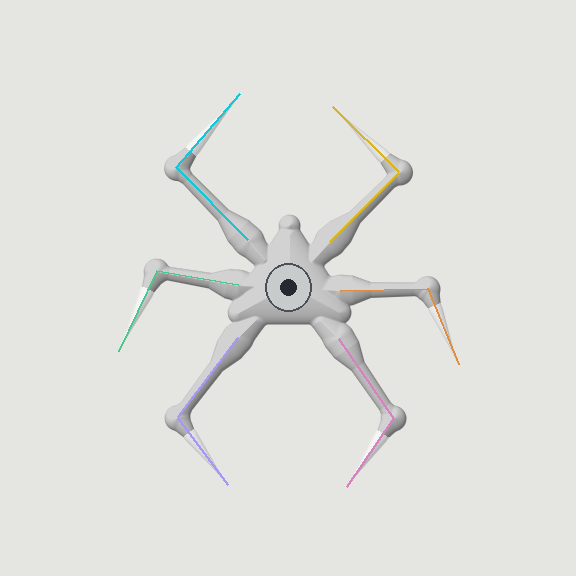
#> input picture Concepts/Unused/Visual/StalkerRedraw12/mid50-bone-volume-guide.png, 576 x 576 px; its folder holds only this picture in this run
$ python review_quad.py mid50-bone-volume-guide.png mid50-volume-guide.png
#> lines starting #> are read from the running program, lines starting #| are printed output that depends on the picture; after the words box and inside, x2 and y2 are one past the last pixel; in counts of white or black regions, pixels touching at a corner belong together
"""Read full-cell sprite drawings, align entire frame to fixed eye pivot, inspect.

No limb surgery/UV/RGB painting. Only allowed detached alpha1/2 cleanup.
"""
from pathlib import Path
from PIL import Image,ImageFilter,ImageDraw
import numpy as np,json,sys
OUT=Path(__file__).resolve().parent

def center(im):
    ar=np.array(im);mask=(ar[:,:,:3].max(2)<55)&(ar[:,:,3]>160)
    yy,xx=np.indices(mask.shape);mask &= (xx>220)&(xx<350)&(yy>230)&(yy<345)
    seen=set();cc=[]
    for y,x in zip(*np.nonzero(mask)):
        if (y,x) in seen:continue
        q=[(y,x)];seen.add((y,x));component=[]
        while q:
            py,px=q.pop();component.append((px,py))
            for dy,dx in [(1,0),(-1,0),(0,1),(0,-1)]:
                ny,nx=py+dy,px+dx
                if 0<=ny<576 and 0<=nx<576 and mask[ny,nx] and (ny,nx) not in seen:seen.add((ny,nx));q.append((ny,nx))
        cc.append(component)
    c=max(cc,key=len);return np.mean(c,axis=0).tolist()

def ssim(a,b):
    a=a.astype(float)/255;b=b.astype(float)/255
    ma=a.mean((0,1));mb=b.mean((0,1));va=a.var((0,1));vb=b.var((0,1));cov=((a-ma)*(b-mb)).mean((0,1))
    return float(np.mean((2*ma*mb+.01**2)*(2*cov+.03**2)/((ma*ma+mb*mb+.01**2)*(va+vb+.03**2))))

def whole_scale(im,s):
    size=round(576*s);scaled=im.resize((size,size),Image.Resampling.LANCZOS)
    out=Image.new('RGBA',(576,576));out.alpha_composite(scaled,(round(288-288*s),round(287-287*s)));return out

def extract(file,tag):
#> called with tag = 'mid50-volume-guide.png'
    sheet=Image.open(file).convert('RGBA');w,h=sheet.size
#> after `w, h = sheet.size`: w = 576; h = 576
    images=[];records=[]
    folder=OUT/'Review'/tag;folder.mkdir(parents=True,exist_ok=True)
    for i in range(4):
        x=(i%2)*w//2;y=(i//2)*h//2
        im=sheet.crop((x,y,x+w//2,y+h//2)).resize((576,576),Image.Resampling.LANCZOS)
        ar=np.array(im);a=ar[:,:,3];near=np.array(Image.fromarray((a>2).astype('uint8')*255).filter(ImageFilter.MaxFilter(17)))
        removed=(a>0)&(a<=2)&(near==0);ar[removed,3]=0;im=Image.fromarray(ar)
        c=center(im);dx,dy=288-c[0],287-c[1]
        # Entire-frame pivot registration, equivalent to SpriteRenderer origin.
        canvas=Image.new('RGBA',(576,576));canvas.alpha_composite(im,(round(dx),round(dy)));images.append(canvas)
        canvas.save(folder/f'{i:02d}.png')
        matte=Image.new('RGBA',canvas.size,'#e5e6e2');matte.alpha_composite(canvas);matte.convert('RGB').save(folder/f'{i:02d}-matte.png')
        records.append({'cell':i,'pupilBeforeRegistration':c,'wholeFrameTranslation':[round(dx),round(dy)],'detachedAlpha1or2Removed':int(removed.sum())})
#> this loop made 1 pass
#> pass 1, in extract, `im=sheet.crop((x,y,x+w//2,y+h//2)).resize((576,576),Image.Resampling.L..`:
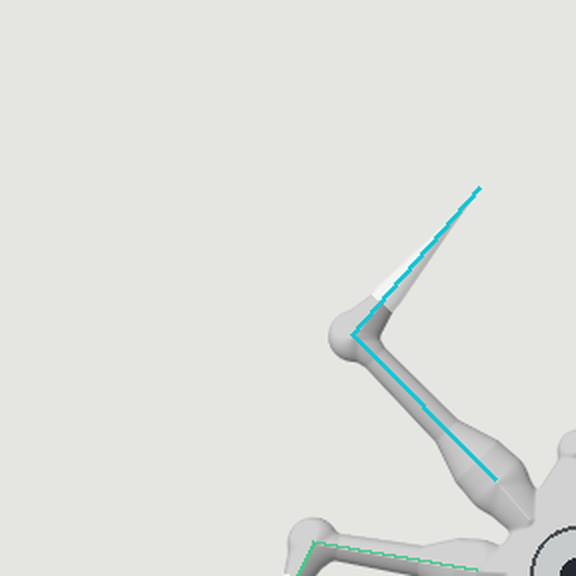
#> im: PIL image 576x576 RGBA; mean R, G, B, A 224.3, 226.3, 222.7, 255
#> pass 1, in center, `mask = (ar[:, :, :3].max(2) < 55) & (ar[:, :, 3] > 160)`:
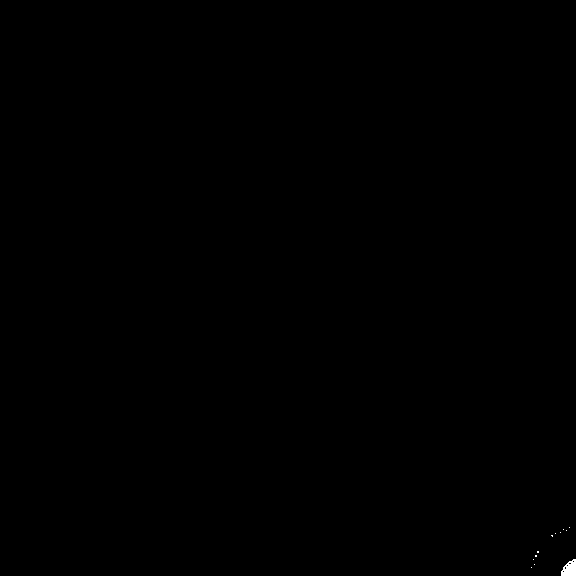
#> mask: shape (576, 576) bool; 0.06% white; 12 white regions (11 under 20 px), largest, box (x1, y1, x2, y2) and area: (561, 559, 576, 576) 185
#> after the loop, images = []; records = []
    for i in range(1,4):
        a=np.array(images[i-1])[240:335,245:332,:3];b=np.array(images[i])[240:335,245:332,:3]
        records[i]['bodyPatchSSIMFromPrevious']=ssim(a,b)
        records[i]['bodyPatchMAEFromPrevious']=float(np.abs(a.astype(float)-b).mean()/255)
    # Optional diagnostic ONLY: one global SpriteRenderer-like uniform scale.
    # Never modifies a body part, never replaces the original controls/gates.
    template=np.array(images[0])[240:335,245:332,:3]
    for i in range(1,4):
        candidates=[]
        for scale in np.linspace(.90,1.10,41):
            adjusted=whole_scale(images[i],float(scale));patch=np.array(adjusted)[240:335,245:332,:3]
            candidates.append((ssim(template,patch),float(scale),adjusted))
        score,scale,best=max(candidates,key=lambda x:x[0])
        records[i]['diagnosticWholeUniformScale']=scale
        records[i]['diagnosticBodySSIMFromFrame0AfterUniformScale']=score
        best.save(folder/f'{i:02d}-uniform-scale-diagnostic.png')
    plate=Image.new('RGB',(1152,1152),'#e5e6e2')
    for i in range(4):plate.paste(Image.open(folder/f'{i:02d}-matte.png'),((i%2)*576,(i//2)*576))
    plate.save(folder/'registered-quad.png')
    (folder/'registration.json').write_text(json.dumps(records,indent=2),encoding='utf-8');print(json.dumps(records))
    return images

#> (the run stopped early here; a loop or call above may not have finished)
